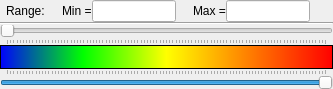
<?xml version="1.0" encoding="UTF-8"?>
<ui version="4.0">
 <class>wg_range</class>
 <widget class="QWidget" name="wg_range">
  <property name="geometry">
   <rect>
    <x>0</x>
    <y>0</y>
    <width>333</width>
    <height>89</height>
   </rect>
  </property>
  <property name="windowTitle">
   <string>Range</string>
  </property>
  <layout class="QGridLayout" name="gridLayout">
   <property name="margin">
    <number>0</number>
   </property>
   <property name="spacing">
    <number>0</number>
   </property>
   <item row="0" column="0">
    <layout class="QHBoxLayout" name="hl_range">
     <property name="leftMargin">
      <number>6</number>
     </property>
     <property name="rightMargin">
      <number>6</number>
     </property>
     <item>
      <widget class="QLabel" name="l_range">
       <property name="text">
        <string>Range:</string>
       </property>
      </widget>
     </item>
     <item>
      <spacer name="horizontalSpacer">
       <property name="orientation">
        <enum>Qt::Horizontal</enum>
       </property>
       <property name="sizeType">
        <enum>QSizePolicy::Expanding</enum>
       </property>
       <property name="sizeHint" stdset="0">
        <size>
         <width>40</width>
         <height>20</height>
        </size>
       </property>
      </spacer>
     </item>
     <item>
      <widget class="QLabel" name="l_min">
       <property name="text">
        <string>Min =</string>
       </property>
      </widget>
     </item>
     <item>
      <widget class="QLineEdit" name="le_min"/>
     </item>
     <item>
      <spacer name="horizontalSpacer_2">
       <property name="orientation">
        <enum>Qt::Horizontal</enum>
       </property>
       <property name="sizeHint" stdset="0">
        <size>
         <width>40</width>
         <height>20</height>
        </size>
       </property>
      </spacer>
     </item>
     <item>
      <widget class="QLabel" name="l_max">
       <property name="text">
        <string>Max =</string>
       </property>
      </widget>
     </item>
     <item>
      <widget class="QLineEdit" name="le_max"/>
     </item>
     <item>
      <spacer name="horizontalSpacer_3">
       <property name="orientation">
        <enum>Qt::Horizontal</enum>
       </property>
       <property name="sizeHint" stdset="0">
        <size>
         <width>40</width>
         <height>20</height>
        </size>
       </property>
      </spacer>
     </item>
    </layout>
   </item>
   <item row="1" column="0">
    <widget class="Line" name="line">
     <property name="orientation">
      <enum>Qt::Horizontal</enum>
     </property>
    </widget>
   </item>
   <item row="2" column="0">
    <widget class="QSlider" name="hs_min">
     <property name="maximum">
      <number>100</number>
     </property>
     <property name="tracking">
      <bool>true</bool>
     </property>
     <property name="orientation">
      <enum>Qt::Horizontal</enum>
     </property>
     <property name="invertedAppearance">
      <bool>false</bool>
     </property>
     <property name="tickPosition">
      <enum>QSlider::TicksBelow</enum>
     </property>
    </widget>
   </item>
   <item row="3" column="0">
    <widget class="QFrame" name="qf_ramp">
     <property name="styleSheet">
      <string notr="true">background-color: qlineargradient(spread:pad, x1:0, y1:0, x2:1, y2:0, stop:0 rgba(0, 0, 255, 255), stop:0.25 rgba(0, 255, 0, 255), stop:0.5 rgba(255, 255, 0, 255), stop:0.75 rgba(255, 125, 0, 255), stop:1 rgba(255, 0, 0, 255));</string>
     </property>
     <property name="frameShape">
      <enum>QFrame::StyledPanel</enum>
     </property>
     <property name="frameShadow">
      <enum>QFrame::Plain</enum>
     </property>
     <property name="lineWidth">
      <number>1</number>
     </property>
    </widget>
   </item>
   <item row="4" column="0">
    <widget class="QSlider" name="hs_max">
     <property name="maximum">
      <number>100</number>
     </property>
     <property name="value">
      <number>100</number>
     </property>
     <property name="tracking">
      <bool>true</bool>
     </property>
     <property name="orientation">
      <enum>Qt::Horizontal</enum>
     </property>
     <property name="invertedAppearance">
      <bool>false</bool>
     </property>
     <property name="tickPosition">
      <enum>QSlider::TicksAbove</enum>
     </property>
    </widget>
   </item>
  </layout>
 </widget>
 <resources/>
 <connections/>
</ui>
